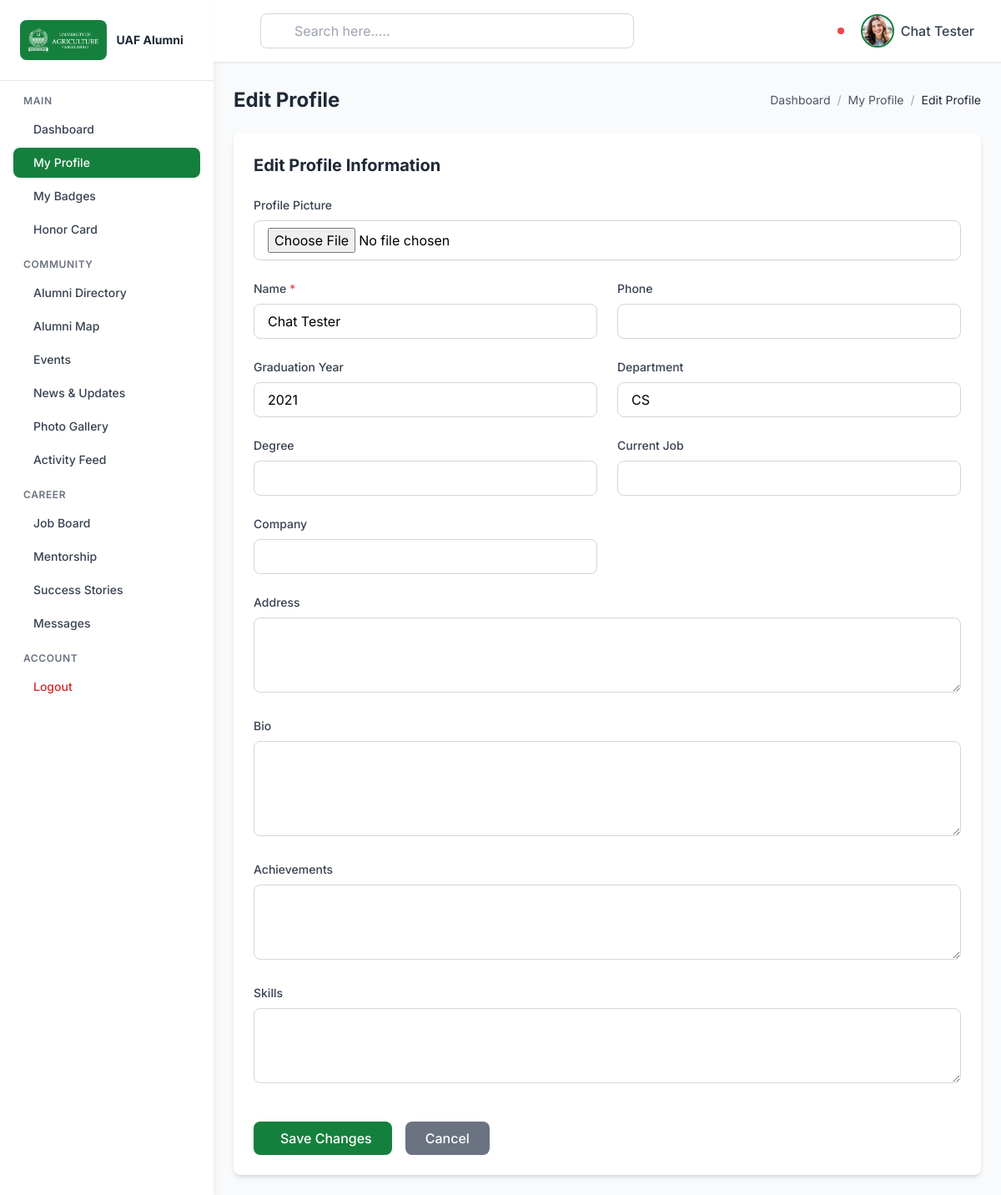
/admin/index.php?action=profile_edit (signed in), run on the app's committed database.
### tables this page shows
CREATE TABLE `alumni` (
  `alumni_id` int(11) NOT NULL,
  `user_id` int(11) NOT NULL,
  `name` varchar(255) NOT NULL,
  `phone` varchar(20) DEFAULT NULL,
  `graduation_year` int(4) DEFAULT NULL,
  `department` varchar(100) DEFAULT NULL,
  `degree` varchar(100) DEFAULT NULL,
  `current_job` varchar(255) DEFAULT NULL,
  `company` varchar(255) DEFAULT NULL,
  `address` text DEFAULT NULL,
  `profile_picture` varchar(255) DEFAULT NULL,
  `bio` text DEFAULT NULL,
  `achievements` text DEFAULT NULL,
  `skills` text DEFAULT NULL,
  `updated_at` datetime DEFAULT NULL ON UPDATE current_timestamp(),
  `latitude` decimal(10,7) DEFAULT NULL,
  `longitude` decimal(10,7) DEFAULT NULL,
  `geocoded_address` varchar(500) DEFAULT NULL
);

### admin/controllers/ProfileController.php (called while the page is built, shortened)
<?php
require_once __DIR__ . '/../models/Alumni.php';
class ProfileController {
    private $alumniModel;
    public function __construct() {
        $this->alumniModel = new Alumni();
    }
    public function edit() {
        $profile = $this->alumniModel->getByUserId($_SESSION['user_id']);
        require_once __DIR__ . '/../views/profile/edit.php';
    }
}

### admin/models/Alumni.php (called while the page is built, shortened)
<?php
require_once __DIR__ . '/../config/database.php';
class Alumni {
    private $conn;
    private $table = 'alumni';
    public function __construct() {
        $database = new Database();
        $this->conn = $database->getConnection();
    }
    public function getByUserId($userId) {
        $query = "SELECT a.*, u.email, u.role, u.status
                  FROM " . $this->table . " a
                  INNER JOIN users u ON a.user_id = u.user_id
                  WHERE a.user_id = :user_id";
        $stmt = $this->conn->prepare($query);
        $stmt->bindParam(':user_id', $userId);
        $stmt->execute();
        return $stmt->fetch();
    }
}

### admin/config/database.php (called while the page is built, shortened)
<?php
class Database {
    private $host = 'localhost';
    private $db_name = 'alumni_portal';
    private $username = 'root';
    private $password = '';
    public function getConnection() {
        $this->conn = null;
        try {
            $this->conn = new PDO(
                "mysql:host=" . $this->host . ";dbname=" . $this->db_name . ";charset=utf8mb4",
                $this->username,
                $this->password,
                [
                    PDO::ATTR_ERRMODE => PDO::ERRMODE_EXCEPTION,
                    PDO::ATTR_DEFAULT_FETCH_MODE => PDO::FETCH_ASSOC,
                    PDO::ATTR_EMULATE_PREPARES => false
                ]
            );
        } catch(PDOException $exception) {
            error_log("Connection error: " . $exception->getMessage());
        }
        return $this->conn;
    }
}

### admin/views/profile/edit.php (the view, shortened to what this page needs)
<?php
$profile = $profile ?? [];
?>
<!DOCTYPE html>
<html lang="en" dir="ltr">
<?php include __DIR__ . '/../shared/head.php'; ?>
<body class="bg-gray-50">
    <?php include __DIR__ . '/../shared/sidebar.php'; ?>
    <?php include __DIR__ . '/../shared/header.php'; ?>
    <main class="lg:ml-64 pt-20 min-h-screen">
        <div class="p-6">
            <div class="mb-6 flex items-center justify-between">
                <h1 class="text-2xl font-bold text-gray-800">Edit Profile</h1>
                <nav class="flex items-center space-x-2 text-sm">
                    <a href="index.php?action=dashboard" class="text-gray-600 hover:text-green-700 transition flex items-center space-x-1">
                        <span>Dashboard</span>
                    </a>
                    <span class="text-gray-400">/</span>
                    <a href="index.php?action=profile" class="text-gray-600 hover:text-green-700 transition">My Profile</a>
                    <span class="text-gray-400">/</span>
                    <span class="text-gray-800">Edit Profile</span>
                </nav>
            </div>
            <div class="bg-white rounded-lg shadow-md p-6">
                <h2 class="text-xl font-bold text-gray-800 mb-6">Edit Profile Information</h2>
                <form method="POST" action="index.php?action=profile_update" enctype="multipart/form-data" class="space-y-6">
                    <div>
                        <label class="block text-sm font-medium text-gray-700 mb-2">Profile Picture</label>
                        <input type="file"
                               name="profile_picture"
                               accept="image/jpeg,image/jpg,image/png,image/gif"
                               class="w-full px-4 py-2 border border-gray-300 rounded-lg focus:ring-2 focus:ring-green-500 focus:border-green-500 outline-none">
                    </div>
                    <div class="grid grid-cols-1 md:grid-cols-2 gap-6">
                        <div>
                            <label class="block text-sm font-medium text-gray-700 mb-2">
                                Name <span class="text-red-500">*</span>
                            </label>
                            <input type="text"
                                   name="name"
                                   value="<?= htmlspecialchars($profile['name'] ?? '') ?>"
                                   required
                                   class="w-full px-4 py-2 border border-gray-300 rounded-lg focus:ring-2 focus:ring-green-500 focus:border-green-500 outline-none">
                        </div>
                        <div>
                            <label class="block text-sm font-medium text-gray-700 mb-2">Phone</label>
                            <input type="text"
                                   name="phone"
                                   value="<?= htmlspecialchars($profile['phone'] ?? '') ?>"
                                   class="w-full px-4 py-2 border border-gray-300 rounded-lg focus:ring-2 focus:ring-green-500 focus:border-green-500 outline-none">
                        </div>
                        <div>
                            <label class="block text-sm font-medium text-gray-700 mb-2">Graduation Year</label>
                            <input type="number"
                                   name="graduation_year"
                                   value="<?= htmlspecialchars($profile['graduation_year'] ?? '') ?>"
                                   min="1950"
                                   max="2099"
                                   class="w-full px-4 py-2 border border-gray-300 rounded-lg focus:ring-2 focus:ring-green-500 focus:border-green-500 outline-none">
                        </div>
                        <div>
                            <label class="block text-sm font-medium text-gray-700 mb-2">Department</label>
                            <input type="text"
                                   name="department"
                                   value="<?= htmlspecialchars($profile['department'] ?? '') ?>"
                                   class="w-full px-4 py-2 border border-gray-300 rounded-lg focus:ring-2 focus:ring-green-500 focus:border-green-500 outline-none">
                        </div>
                        <div>
                            <label class="block text-sm font-medium text-gray-700 mb-2">Degree</label>
                            <input type="text"
                                   name="degree"
                                   value="<?= htmlspecialchars($profile['degree'] ?? '') ?>"
                                   class="w-full px-4 py-2 border border-gray-300 rounded-lg focus:ring-2 focus:ring-green-500 focus:border-green-500 outline-none">
                        </div>
                        <div>
                            <label class="block text-sm font-medium text-gray-700 mb-2">Current Job</label>
                            <input type="text"
                                   name="current_job"
                                   value="<?= htmlspecialchars($profile['current_job'] ?? '') ?>"
                                   class="w-full px-4 py-2 border border-gray-300 rounded-lg focus:ring-2 focus:ring-green-500 focus:border-green-500 outline-none">
                        </div>
                        <div>
                            <label class="block text-sm font-medium text-gray-700 mb-2">Company</label>
                            <input type="text"
                                   name="company"
                                   value="<?= htmlspecialchars($profile['company'] ?? '') ?>"
                                   class="w-full px-4 py-2 border border-gray-300 rounded-lg focus:ring-2 focus:ring-green-500 focus:border-green-500 outline-none">
                        </div>
                    </div>
                    <div>
                        <label class="block text-sm font-medium text-gray-700 mb-2">Address</label>
                        <textarea name="address"
                                  rows="3"
                                  class="w-full px-4 py-2 border border-gray-300 rounded-lg focus:ring-2 focus:ring-green-500 focus:border-green-500 outline-none"><?= htmlspecialchars($profile['address'] ?? '') ?></textarea>
                    </div>
                    <div>
                        <label class="block text-sm font-medium text-gray-700 mb-2">Bio</label>
                        <textarea name="bio"
                                  rows="4"
                                  class="w-full px-4 py-2 border border-gray-300 rounded-lg focus:ring-2 focus:ring-green-500 focus:border-green-500 outline-none"><?= htmlspecialchars($profile['bio'] ?? '') ?></textarea>
                    </div>
                    <div>
                        <label class="block text-sm font-medium text-gray-700 mb-2">Achievements</label>
                        <textarea name="achievements"
                                  rows="3"
                                  class="w-full px-4 py-2 border border-gray-300 rounded-lg focus:ring-2 focus:ring-green-500 focus:border-green-500 outline-none"><?= htmlspecialchars($profile['achievements'] ?? '') ?></textarea>
                    </div>
                    <div>
                        <label class="block text-sm font-medium text-gray-700 mb-2">Skills</label>
                        <textarea name="skills"
                                  rows="3"
                                  class="w-full px-4 py-2 border border-gray-300 rounded-lg focus:ring-2 focus:ring-green-500 focus:border-green-500 outline-none"><?= htmlspecialchars($profile['skills'] ?? '') ?></textarea>
                    </div>
                    <div class="flex items-center space-x-4 pt-4">
                        <button type="submit" class="bg-green-700 text-white px-6 py-2 rounded-lg hover:bg-green-800 transition font-medium flex items-center space-x-2">
                            <span>Save Changes</span>
                        </button>
                        <a href="index.php?action=profile" class="bg-gray-500 text-white px-6 py-2 rounded-lg hover:bg-gray-600 transition font-medium">
                            Cancel
                        </a>
                    </div>
                </form>
            </div>
        </div>
    </main>
</body>
</html>

### admin/views/shared/head.php (style rules this page uses)
:root { --primary-green: #1a5f3f; --primary-green-dark: #0f4a2f; --primary-green-light: #2d7a5a; }
body { font-family: 'Inter', sans-serif; }

### data on the page
alumni: name "Chat Tester", graduation_year "2021", department "CS"

### other printed values
$_SESSION['name'] "Chat Tester"
